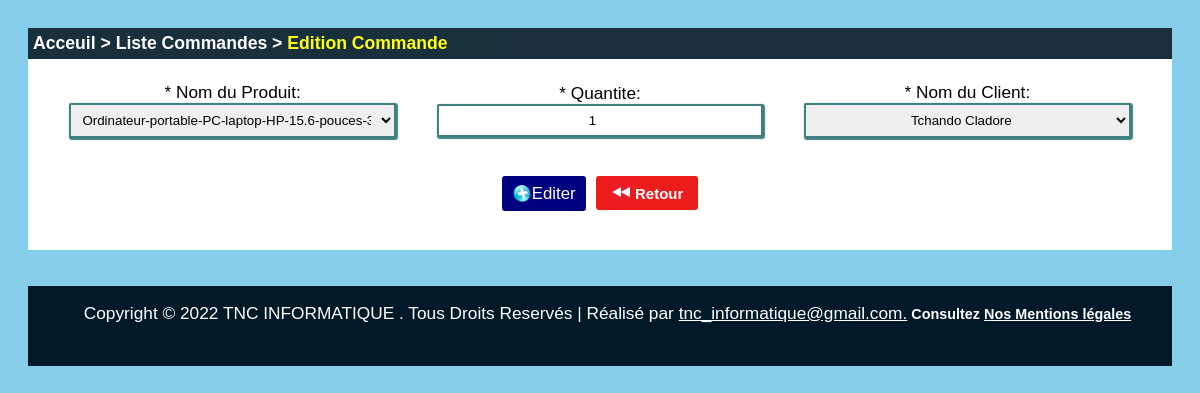
Page /admin/editer_commande.php?id_commande=179 (signed in) on the committed database.
### tables this page shows
CREATE TABLE `commande` (
  `id_commande` int(10) UNSIGNED NOT NULL,
  `id_produit` int(10) NOT NULL,
  `id_client` int(11) NOT NULL DEFAULT 0,
  `quantite_produit` int(10) UNSIGNED NOT NULL DEFAULT 0,
  `montant_total` double NOT NULL DEFAULT 0,
  `date_commande` varchar(20) NOT NULL
);

CREATE TABLE `produit` (
  `id_produit` mediumint(9) NOT NULL,
  `nom_produit` varchar(220) DEFAULT NULL,
  `monnaie` varchar(30) DEFAULT 'FCFA',
  `prix` int(11) DEFAULT 0,
  `description` text DEFAULT NULL,
  `quantite` int(11) NOT NULL,
  `photo` varchar(220) DEFAULT 'image.jpg',
  `nom_categorie` varchar(250) NOT NULL,
  `date` date NOT NULL
);

CREATE TABLE `client` (
  `id_client` mediumint(9) NOT NULL,
  `nom` varchar(220) DEFAULT NULL,
  `telephone` varchar(20) DEFAULT NULL,
  `email` varchar(220) DEFAULT NULL,
  `adresse` varchar(220) DEFAULT NULL,
  `photo_client` varchar(50) NOT NULL,
  `password` varchar(220) DEFAULT NULL
);

### admin/editer_commande.php (the view, shortened to what this page needs)
<?php
include("includes/connect.php");
$id_commande = $_GET['id_commande'];
$reponse = mysqli_query($db, "SELECT * FROM commande, produit, client WHERE id_commande = '".$id_commande."'
and commande.id_client = client.id_client and commande.id_produit = produit.id_produit") or die ("Echec de la selection du prix du produit");
$commande = mysqli_fetch_array($reponse);
?>
<html>
	<head>
		<link rel="stylesheet" type="text/css" href="style.css" />
	</head>
	<body class="body_contenu">
		<div id="bloc">
		<h4><a href="statistiques.php">Acceuil</a> > <a href="produits.php">Liste Commandes</a> > <a class="lieu" href="">Edition Commande</a></h4>
		<form action="" method="post" id="client" enctype="multipart/form-data">
			<p>
				<label>* Nom du Produit:</label>
				<select align="center" name="id_produit" required>
					<option value="<?php echo $commande['id_produit']; ?>"><?php echo $commande['nom_produit']; ?></option>
?>				</select>
			</p>
			<p><label>* Quantite:  </label> <input type="number" value="<?php echo $commande['quantite_produit']; ?>" name="quantite" size="4" required /></p>
			<p>
				<label>* Nom du Client:</label>
				<select name="id_client" required>
					<option name="id_client" value="<?php echo $commande['id_client']; ?>"><?php echo $commande['nom']; ?></option>
				</select>
			</p>
			<h3 class="send">
				<button type="submit" name="submit"><img src="images/add.png" /><i>Editer</i></button>
				<a href="categories.php"><img src="images/retour.png" /> Retour</a>
			</h3><br/>
		</form>
		</div>
<br/><br/>
<?php include("includes/pied.php"); ?>

### admin/style.css (style rules this page uses)
body { font-family: 'Century Gothic', Trebuchet MS, Arial, sans-serif; }
#bloc { background: #fff; }
#bloc h4 { font-size: 1.1em; opacity: 0.9; padding: 5px; color: white; background: rgb(0,25,40); }
#bloc h4 a { text-decoration: none; color: white; }
#bloc h4 a.lieu { color: yellow; }
#client { text-align: center; }
form#client { margin: 0; padding: 5px; background-color: #fff; }
form#client p { display: inline-block; width: 32%; margin-top: -5px; text-align: center; }
form#client input, .em, select, textarea { outline: none; border: 2px solid rgb(64, 128, 128); border-radius: 2px; padding: 7px; text-align: center; width: 90%; box-shadow: 1Px 1px 1px 1px rgb(64, 128, 128); }
input::placeholder { opacity: 0.5; color: black; }
form#client h3.send { text-align: center; }
form#client p label { color: black; font-size: 1.08em; }
form#client h3.send button[type=submit] { border: 0; color: white; font-size: 0.9em; background: rgb(0,0,128); border-radius: 3px; padding: 5px 10px; position: relative; top: 3.3px; margin-right: 5px; }
form#client h3.send button i { position: relative; top: -2px; border: 0; font-style: normal; }
form#client h3.send a { border: 0; color: white; text-decoration: none; font-size: 0.8em; background: rgb(237,28,28); border-radius: 3px; padding: 8.5px 15px; font-style: normal; }
form#client h3.send img { width: 20px; height: 20px; position: relative; top: 4px; }
.body_contenu { background-color: #87CEEB; padding: 20px; padding-bottom: 0px; }

### rows in the picture
commande: id_produit "Ordinateur-portable-PC-laptop-HP-15.6-pouces-300x300", quantite "1", id_client "Tchando Cladore"
